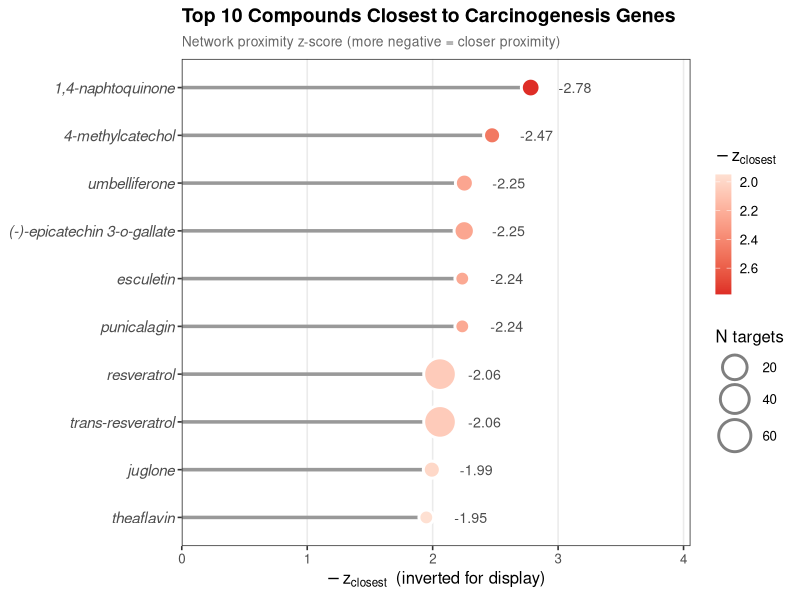
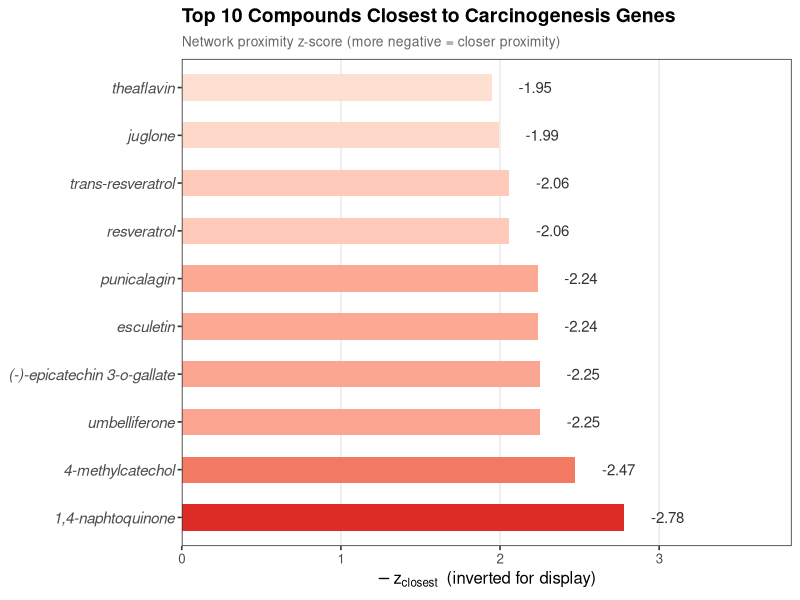
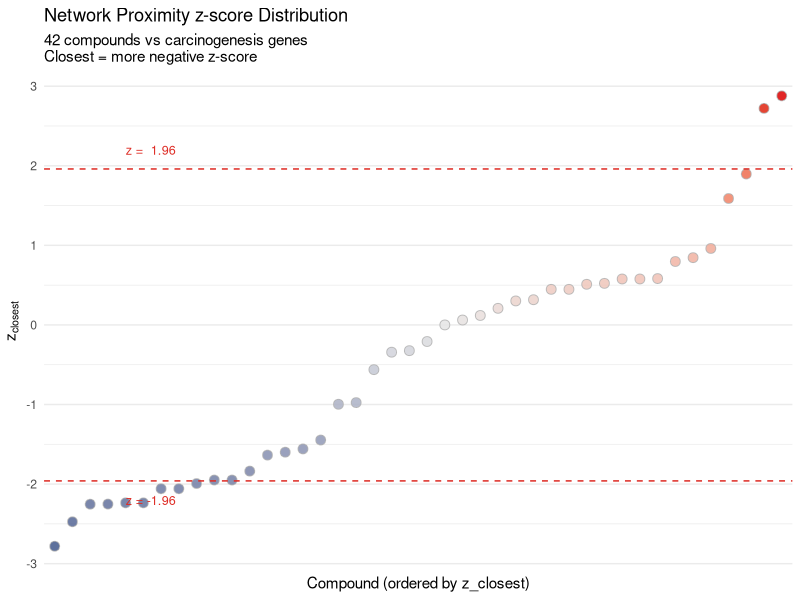
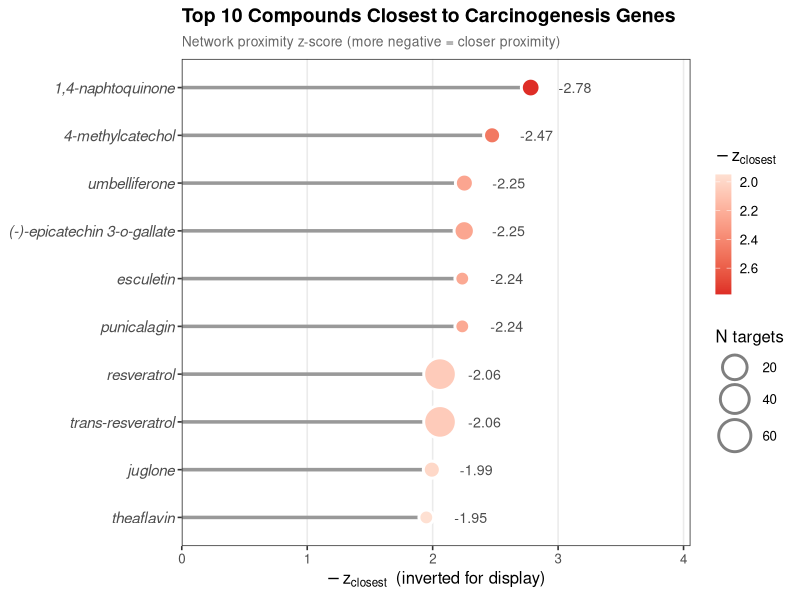
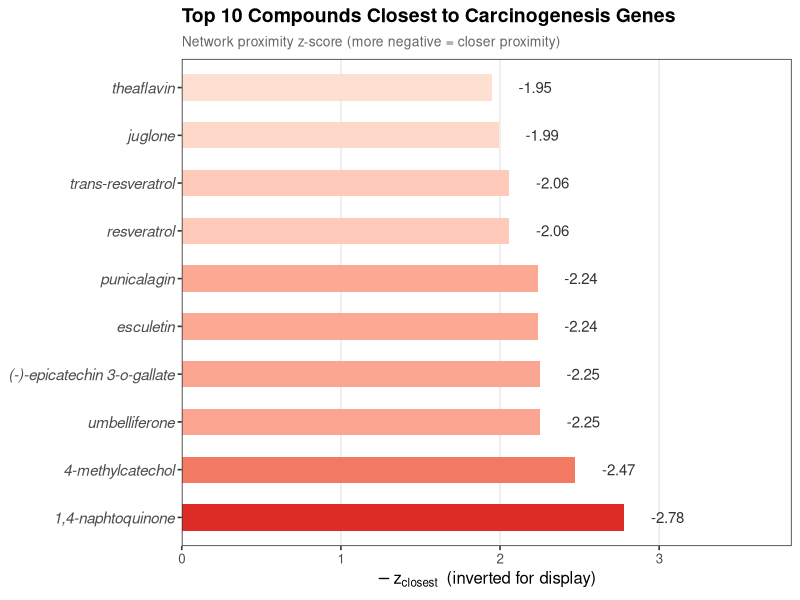
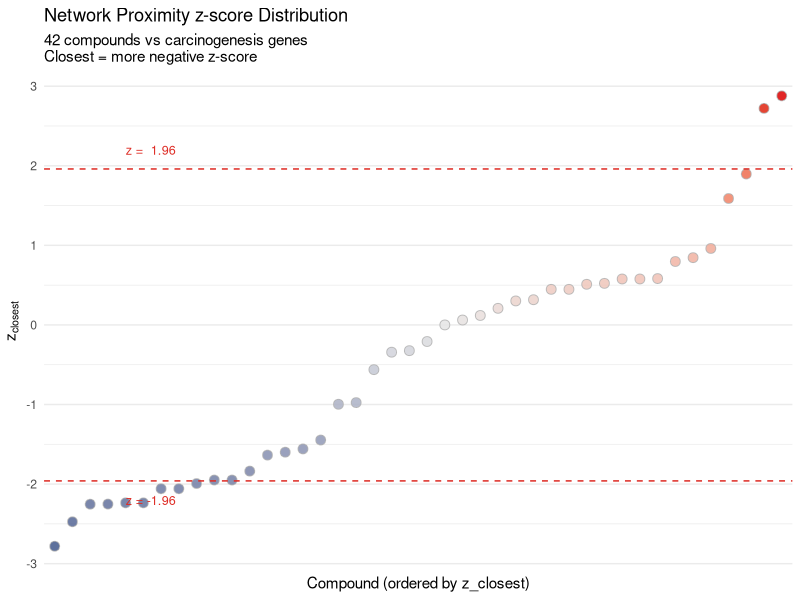

Generate these figures, in order, with R:
# ============================================================
# 网络邻近度分析可视化
# 展示 z_closest 最显著（最负）的化合物
# ============================================================

library(ggplot2)
library(dplyr)
library(readr)
library(ggrepel)

setwd("/Users/hiugo/中药/数据分析")

# ---- 1. 读取数据 ----
df <- read.csv("merged_zscore_proximity.csv", stringsAsFactors = FALSE)
cat("总记录数:", nrow(df), "\n")
cat("列名:", paste(colnames(df), collapse = ", "), "\n")

# ---- 2. 数据清洗与排序 ----
# 按 z_closest 升序（最负 = 最接近）
df <- df %>%
  mutate(
    chemical = gsub('^"|"$', '', chemical),  # 去引号
    chemical = trimws(chemical)
  ) %>%
  arrange(z_closest)  # 升序：最负的排最前

# Top 10 最接近的化合物
top10 <- head(df, 10)
cat("\n=== Top 10 化合物 (z_closest 最小) ===\n")
top10 %>% select(chemical, z_closest, z_shortest, n_mapped_chemical) %>% print()

# ---- 3. 水平棒棒糖图 (Lollipop) ----
# z_closest 越负 = 越接近 = 越显著
# 颜色按 z_closest 渐变：深色 = 更显著

top10 <- top10 %>%
  mutate(
    chemical = factor(chemical, levels = rev(chemical)),  # 最显著的在上
    neg_z    = -z_closest,                                 # 转为正值便于可视化
    label_text = sprintf("%.2f", z_closest)
  )

p_lollipop <- ggplot(top10, aes(x = neg_z, y = chemical)) +
  # 茎线
  geom_segment(
    aes(xend = 0, yend = chemical),
    linewidth = 1.2, color = "grey60"
  ) +
  # 端点圆
  geom_point(
    aes(size = n_mapped_chemical, fill = neg_z),
    shape = 21, stroke = 1.5, color = "white"
  ) +
  # 直接标注 z 值
  geom_text(
    aes(label = label_text, x = neg_z + max(neg_z) * 0.08),
    size = 3.6, color = "grey30", hjust = 0
  ) +
  # 渐变填充
  scale_fill_gradient(
    low  = "#FEE0D2",    # 浅（不显著）
    high = "#DE2D26",    # 深（显著）
    guide = guide_colorbar(
      title   = expression(-z[closest]),
      reverse = TRUE,
      barwidth  = 0.8,
      barheight = 6
    )
  ) +
  scale_size_continuous(
    range = c(4, 10),
    guide = guide_legend(title = "N targets", override.aes = list(color = "grey50"))
  ) +
  labs(
    title    = "Top 10 Compounds Closest to Carcinogenesis Genes",
    subtitle = "Network proximity z-score (more negative = closer proximity)",
    x        = expression(-z[closest] ~ " (inverted for display)"),
    y        = NULL
  ) +
  scale_x_continuous(expand = expansion(mult = c(0, 0.35))) +
  theme_bw(base_size = 12) +
  theme(
    plot.title       = element_text(face = "bold", size = 14),
    plot.subtitle    = element_text(color = "grey40", size = 10),
    axis.text.y      = element_text(size = 11, face = "italic"),
    panel.grid.major.y = element_blank(),
    panel.grid.minor   = element_blank(),
    legend.position    = "right"
  )

print(p_lollipop)
ggsave("top10_zclosest_lollipop.png", p_lollipop, width = 12, height = 6, dpi = 300)
cat("\n  top10_zclosest_lollipop.png 已保存\n")

# ---- 4. 水平柱状图 ----
top10 <- top10 %>% mutate(chemical = factor(chemical, levels = rev(levels(chemical))))

p_bar <- ggplot(top10, aes(x = neg_z, y = chemical, fill = neg_z)) +
  geom_col(width = 0.55) +
  geom_text(
    aes(label = label_text, x = neg_z + max(neg_z) * 0.06),
    hjust = 0, size = 3.8, color = "grey20"
  ) +
  scale_fill_gradient(
    low  = "#FEE0D2",
    high = "#DE2D26",
    guide = "none"
  ) +
  labs(
    title    = "Top 10 Compounds Closest to Carcinogenesis Genes",
    subtitle = "Network proximity z-score (more negative = closer proximity)",
    x        = expression(-z[closest] ~ " (inverted for display)"),
    y        = NULL
  ) +
  scale_x_continuous(expand = expansion(mult = c(0, 0.3))) +
  theme_bw(base_size = 12) +
  theme(
    plot.title         = element_text(face = "bold", size = 14),
    plot.subtitle      = element_text(color = "grey40", size = 10),
    axis.text.y        = element_text(size = 11, face = "italic"),
    panel.grid.major.y = element_blank(),
    panel.grid.minor   = element_blank()
  )

print(p_bar)
ggsave("top10_zclosest_bar.png", p_bar, width = 12, height = 6, dpi = 300)
cat("  top10_zclosest_bar.png 已保存\n")

# ---- 5. 全部化合物的 z_closest 分布 (散点图) ----
p_dist <- ggplot(df, aes(x = reorder(chemical, z_closest), y = z_closest)) +
  geom_point(
    aes(fill = z_closest),
    shape = 21, size = 3, stroke = 0.5, color = "grey70", alpha = 0.85
  ) +
  geom_hline(yintercept = -1.96, linetype = "dashed", color = "#DE2D26", linewidth = 0.5) +
  geom_hline(yintercept =  1.96, linetype = "dashed", color = "#DE2D26", linewidth = 0.5) +
  annotate("text", x = 5, y = -2.2, label = "z = -1.96", size = 3.2, color = "#DE2D26", hjust = 0) +
  annotate("text", x = 5, y =  2.2, label = "z =  1.96", size = 3.2, color = "#DE2D26", hjust = 0) +
  scale_fill_gradient2(
    low  = "#3C5488",
    mid  = "grey90",
    high = "#DC0000",
    midpoint = 0
  ) +
  labs(
    title    = "Network Proximity z-score Distribution",
    subtitle = paste0(nrow(df), " compounds vs carcinogenesis genes\n",
                      "Closest = more negative z-score"),
    x        = "Compound (ordered by z_closest)",
    y        = expression(z[closest])
  ) +
  theme_minimal(base_size = 11) +
  theme(
    axis.text.x      = element_blank(),
    axis.ticks.x     = element_blank(),
    panel.grid.major.x = element_blank(),
    legend.position  = "none"
  )

print(p_dist)
ggsave("zscore_distribution.png", p_dist, width = 14, height = 5, dpi = 300)
cat("  zscore_distribution.png 已保存\n")

# ---- 6. Top 20 汇总表格图 (z_closest + targets) ----
top20 <- head(df, 20) %>%
  mutate(rank = row_number()) %>%
  select(rank, chemical, z_closest, z_shortest, n_mapped_chemical)

cat("\n=== Top 20 完整排名表 ===\n")
print(top20, row.names = FALSE)

# 输出 CSV
write.csv(top20, "top20_zclosest.csv", row.names = FALSE)
cat("  top20_zclosest.csv 已保存\n")

cat("\n============================================================\n")
cat("  可视化完成！\n")
cat("============================================================\n")
